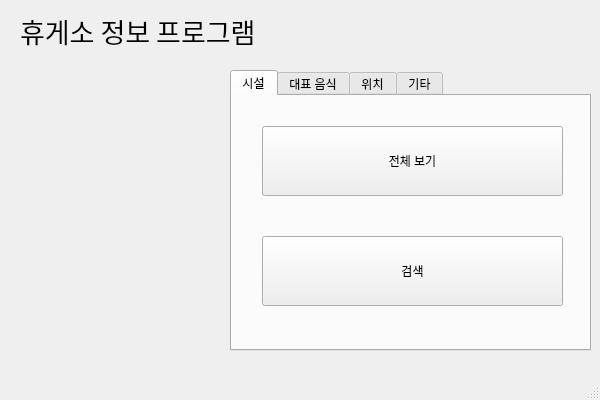
<?xml version="1.0" encoding="UTF-8"?>
<ui version="4.0">
 <class>MainWindow</class>
 <widget class="QMainWindow" name="MainWindow">
  <property name="geometry">
   <rect>
    <x>0</x>
    <y>0</y>
    <width>600</width>
    <height>400</height>
   </rect>
  </property>
  <property name="windowTitle">
   <string>MainWindow</string>
  </property>
  <widget class="QWidget" name="centralwidget">
   <widget class="QLabel" name="label">
    <property name="geometry">
     <rect>
      <x>20</x>
      <y>70</y>
      <width>191</width>
      <height>131</height>
     </rect>
    </property>
    <property name="text">
     <string/>
    </property>
    <property name="pixmap">
     <pixmap>main.png</pixmap>
    </property>
    <property name="scaledContents">
     <bool>true</bool>
    </property>
    <property name="wordWrap">
     <bool>false</bool>
    </property>
   </widget>
   <widget class="QLabel" name="label_2">
    <property name="geometry">
     <rect>
      <x>20</x>
      <y>10</y>
      <width>451</width>
      <height>41</height>
     </rect>
    </property>
    <property name="font">
     <font>
      <family>Adobe Arabic</family>
      <pointsize>20</pointsize>
     </font>
    </property>
    <property name="text">
     <string>휴게소 정보 프로그램</string>
    </property>
    <property name="margin">
     <number>0</number>
    </property>
   </widget>
   <widget class="QTabWidget" name="tabWidget">
    <property name="geometry">
     <rect>
      <x>230</x>
      <y>70</y>
      <width>361</width>
      <height>281</height>
     </rect>
    </property>
    <property name="currentIndex">
     <number>0</number>
    </property>
    <widget class="QWidget" name="tab_1">
     <attribute name="title">
      <string>시설</string>
     </attribute>
     <widget class="QPushButton" name="pushButton_2">
      <property name="geometry">
       <rect>
        <x>30</x>
        <y>30</y>
        <width>301</width>
        <height>70</height>
       </rect>
      </property>
      <property name="text">
       <string>전체 보기</string>
      </property>
     </widget>
     <widget class="QPushButton" name="pushButton_3">
      <property name="geometry">
       <rect>
        <x>30</x>
        <y>140</y>
        <width>301</width>
        <height>70</height>
       </rect>
      </property>
      <property name="text">
       <string>검색</string>
      </property>
     </widget>
    </widget>
    <widget class="QWidget" name="tab_2">
     <attribute name="title">
      <string>대표 음식</string>
     </attribute>
     <widget class="QPushButton" name="pushButton_6">
      <property name="geometry">
       <rect>
        <x>30</x>
        <y>140</y>
        <width>301</width>
        <height>70</height>
       </rect>
      </property>
      <property name="text">
       <string>검색</string>
      </property>
     </widget>
     <widget class="QPushButton" name="pushButton_8">
      <property name="geometry">
       <rect>
        <x>30</x>
        <y>30</y>
        <width>301</width>
        <height>70</height>
       </rect>
      </property>
      <property name="text">
       <string>전체 보기</string>
      </property>
     </widget>
    </widget>
    <widget class="QWidget" name="tab_3">
     <attribute name="title">
      <string>위치</string>
     </attribute>
     <widget class="QPushButton" name="pushButton_11">
      <property name="geometry">
       <rect>
        <x>20</x>
        <y>30</y>
        <width>301</width>
        <height>70</height>
       </rect>
      </property>
      <property name="text">
       <string>국내 휴게소 위치 찾기</string>
      </property>
     </widget>
     <widget class="QPushButton" name="pushButton">
      <property name="geometry">
       <rect>
        <x>20</x>
        <y>140</y>
        <width>301</width>
        <height>71</height>
       </rect>
      </property>
      <property name="text">
       <string>서울-지방 간 교통상황 보기</string>
      </property>
     </widget>
    </widget>
    <widget class="QWidget" name="tab_5">
     <attribute name="title">
      <string>기타</string>
     </attribute>
     <widget class="QPushButton" name="pushButton_4">
      <property name="geometry">
       <rect>
        <x>30</x>
        <y>40</y>
        <width>301</width>
        <height>71</height>
       </rect>
      </property>
      <property name="text">
       <string>데이터 이메일로 보내기</string>
      </property>
     </widget>
    </widget>
   </widget>
   <widget class="QLabel" name="label_3">
    <property name="geometry">
     <rect>
      <x>20</x>
      <y>220</y>
      <width>191</width>
      <height>131</height>
     </rect>
    </property>
    <property name="text">
     <string/>
    </property>
    <property name="pixmap">
     <pixmap>main_2.png</pixmap>
    </property>
    <property name="scaledContents">
     <bool>true</bool>
    </property>
   </widget>
   <zorder>tabWidget</zorder>
   <zorder>label</zorder>
   <zorder>label_2</zorder>
   <zorder>label_3</zorder>
  </widget>
  <widget class="QMenuBar" name="menubar">
   <property name="geometry">
    <rect>
     <x>0</x>
     <y>0</y>
     <width>600</width>
     <height>21</height>
    </rect>
   </property>
  </widget>
  <widget class="QStatusBar" name="statusbar"/>
 </widget>
 <resources/>
 <connections>
  <connection>
   <sender>pushButton_2</sender>
   <signal>clicked()</signal>
   <receiver>MainWindow</receiver>
   <slot>facility_view()</slot>
   <hints>
    <hint type="sourcelabel">
     <x>293</x>
     <y>192</y>
    </hint>
    <hint type="destinationlabel">
     <x>220</x>
     <y>187</y>
    </hint>
   </hints>
  </connection>
  <connection>
   <sender>pushButton_3</sender>
   <signal>clicked()</signal>
   <receiver>MainWindow</receiver>
   <slot>facility_serch()</slot>
   <hints>
    <hint type="sourcelabel">
     <x>302</x>
     <y>321</y>
    </hint>
    <hint type="destinationlabel">
     <x>222</x>
     <y>220</y>
    </hint>
   </hints>
  </connection>
  <connection>
   <sender>pushButton_8</sender>
   <signal>clicked()</signal>
   <receiver>MainWindow</receiver>
   <slot>food_view()</slot>
   <hints>
    <hint type="sourcelabel">
     <x>283</x>
     <y>208</y>
    </hint>
    <hint type="destinationlabel">
     <x>219</x>
     <y>165</y>
    </hint>
   </hints>
  </connection>
  <connection>
   <sender>pushButton_6</sender>
   <signal>clicked()</signal>
   <receiver>MainWindow</receiver>
   <slot>food_serch()</slot>
   <hints>
    <hint type="sourcelabel">
     <x>312</x>
     <y>321</y>
    </hint>
    <hint type="destinationlabel">
     <x>220</x>
     <y>212</y>
    </hint>
   </hints>
  </connection>
  <connection>
   <sender>pushButton_11</sender>
   <signal>clicked()</signal>
   <receiver>MainWindow</receiver>
   <slot>location_view()</slot>
   <hints>
    <hint type="sourcelabel">
     <x>278</x>
     <y>189</y>
    </hint>
    <hint type="destinationlabel">
     <x>196</x>
     <y>176</y>
    </hint>
   </hints>
  </connection>
  <connection>
   <sender>pushButton_4</sender>
   <signal>clicked()</signal>
   <receiver>MainWindow</receiver>
   <slot>email_send()</slot>
   <hints>
    <hint type="sourcelabel">
     <x>415</x>
     <y>222</y>
    </hint>
    <hint type="destinationlabel">
     <x>443</x>
     <y>376</y>
    </hint>
   </hints>
  </connection>
  <connection>
   <sender>pushButton</sender>
   <signal>clicked()</signal>
   <receiver>MainWindow</receiver>
   <slot>traffic_view()</slot>
   <hints>
    <hint type="sourcelabel">
     <x>388</x>
     <y>296</y>
    </hint>
    <hint type="destinationlabel">
     <x>221</x>
     <y>294</y>
    </hint>
   </hints>
  </connection>
 </connections>
 <slots>
  <slot>facility_view()</slot>
  <slot>facility_serch()</slot>
  <slot>facility_edit()</slot>
  <slot>food_view()</slot>
  <slot>food_serch()</slot>
  <slot>food_edit()</slot>
  <slot>location_view()</slot>
  <slot>traffic_view()</slot>
  <slot>email_send()</slot>
 </slots>
</ui>
